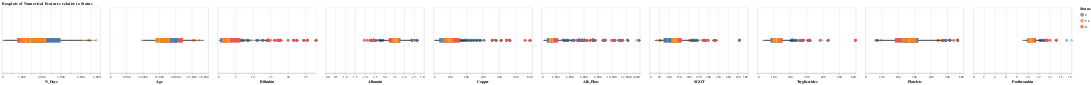

The notebook cell saved with this chart:
### Code cell
chart = alt.Chart(train_df).mark_boxplot().encode(
    x = alt.X(alt.repeat()).type('quantitative'),
    color = 'Status'
).properties(
    width = 300,
    height = 200
).repeat(
        numeric_col
)

chart.properties(
    title="Boxplots of Numerical Features relative to Status"
)
